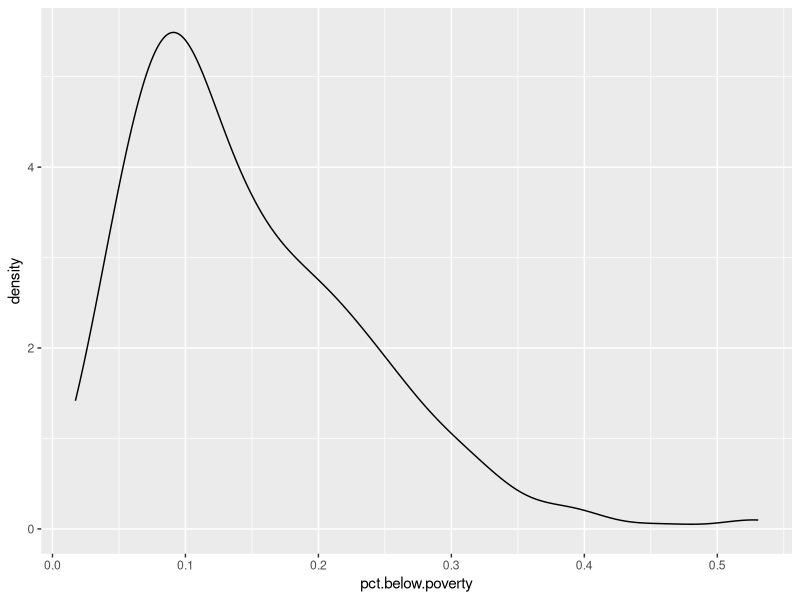
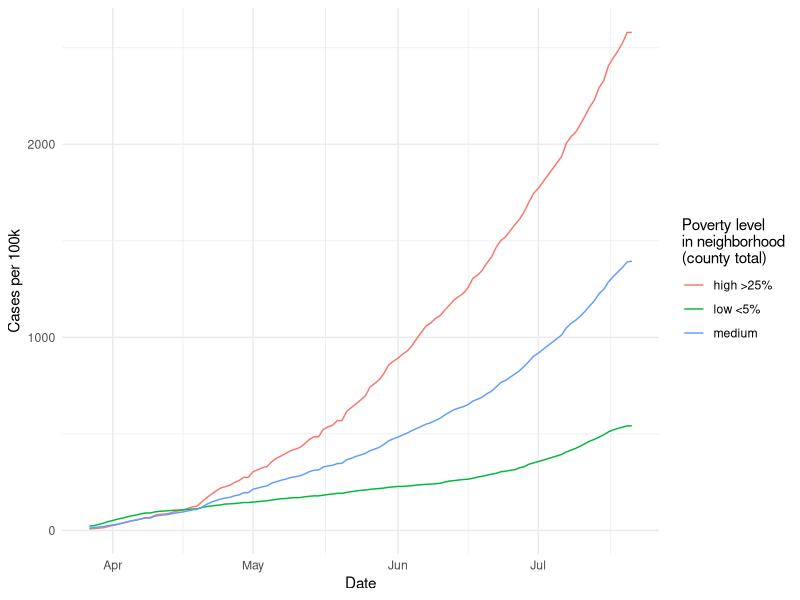
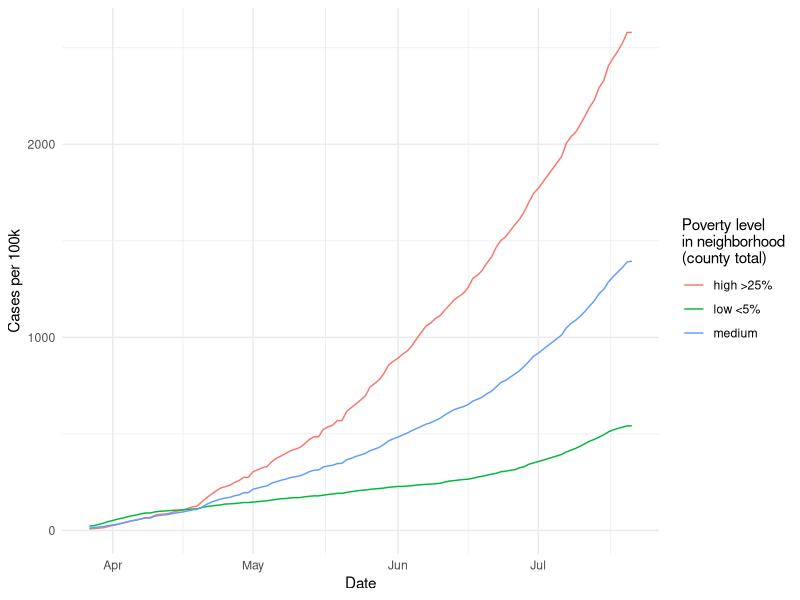

Reproduce these figures in R, in order.
library(tidyverse)

save.plot = function (ggobj, filename) {
  ggsave(filename, plot = ggobj, width = 12, height = 8)
}

csa.daily = read_csv('processed/csa-daily.csv')

csa.daily

csa.latest = read_csv('processed/csa-latest.csv')

csa.latest

csa.poverty = read_csv('gis-census/csa-poverty.csv')

csa.poverty

csa.poverty %>% 
  ggplot(aes(pct.below.poverty)) +
  geom_density()

csa.poverty = csa.poverty %>% 
  mutate(
    poverty.bin = case_when(
      pct.below.poverty >= 0.25 ~ 'high >25%',
      pct.below.poverty < 0.25 & pct.below.poverty >= 0.05 ~ 'medium',
      pct.below.poverty < 0.05 ~ 'low <5%',
    )
  )

csa.poverty %>% count(poverty.bin)

csa.poverty %>% group_by(poverty.bin) %>% summarise(pop = sum(total))

daily.by.hood.poverty = csa.daily %>% 
  left_join(
    csa.poverty %>% 
      select(-total) %>% 
      rename(csa.hood.name = hood.name)
  ) %>% 
  group_by(poverty.bin, date) %>% 
  summarise(
    cases = sum(cases),
    population = sum(population),
    case.rate.100k = cases / population * 100000
  ) %>% 
  ungroup() #%>% 
  # mutate(
  #   poverty.bin = case_when(
  #     population > 1000000 ~ glue('{poverty.bin} ({round(population / 1000000, 1)}M)'),
  #     population < 1000000 ~ glue('{poverty.bin} ({round(population / 1000)}K)'),
  #   )
  # )

daily.by.hood.poverty

plot.poverty.case.rate = daily.by.hood.poverty %>% 
  ggplot(aes(date, case.rate.100k, color = poverty.bin)) +
  geom_line() +
  labs(color = 'Poverty level\nin neighborhood\n(county total)') +
  xlab('Date') +
  ylab('Cases per 100k') +
  theme_minimal()

plot.poverty.case.rate

plot.poverty.case.rate %>% save.plot('plots/csa-daily-poverty-rates.png')


